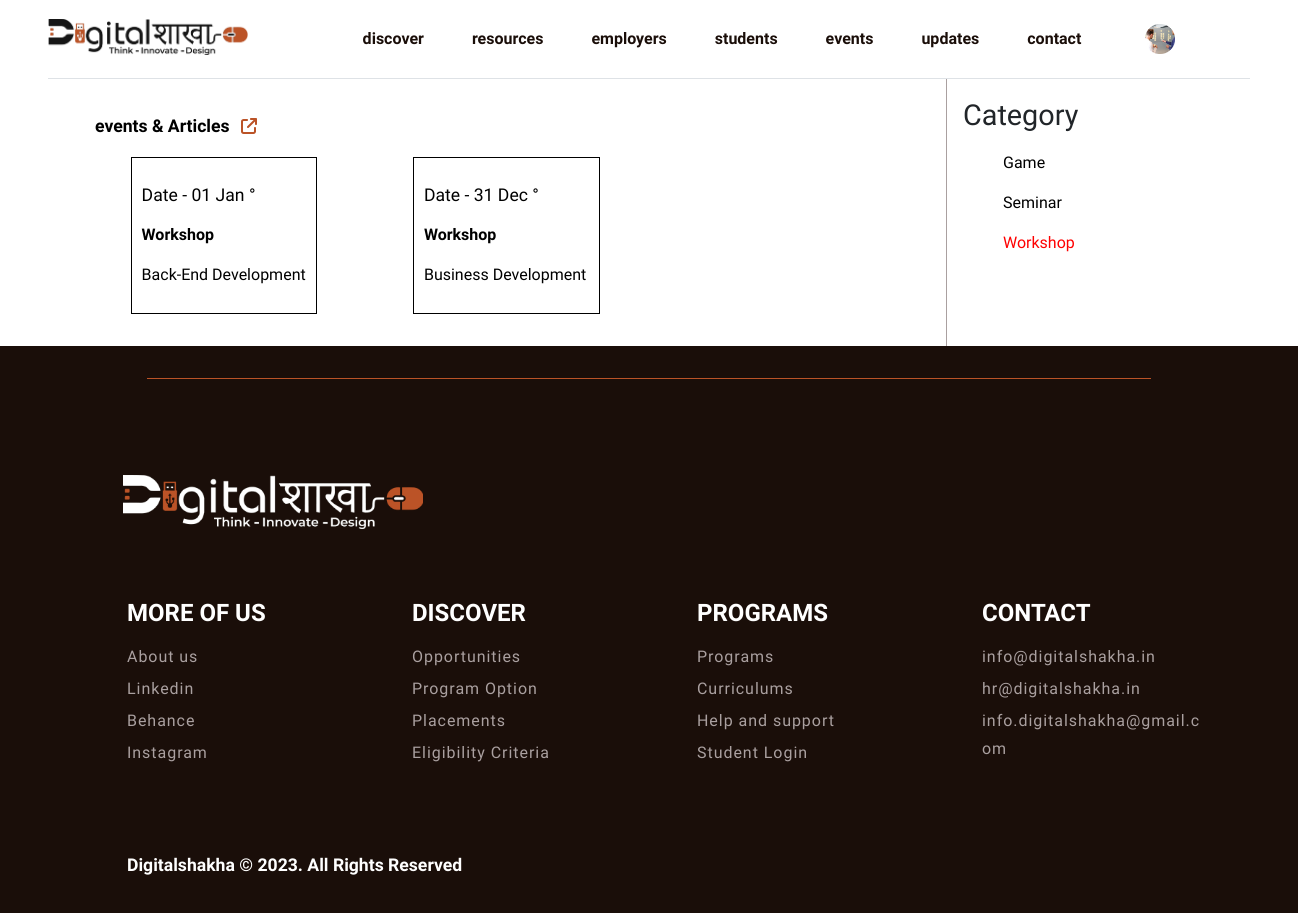
/event_category.php?cat_id=3 (signed in), run on the app's committed database.
### tables this page shows
CREATE TABLE `application_tbl` (
  `id` int(11) NOT NULL,
  `registration_id` varchar(100) NOT NULL,
  `name` varchar(100) NOT NULL,
  `last_name` varchar(100) NOT NULL,
  `gender` varchar(20) NOT NULL,
  `dob` date NOT NULL,
  `phone` int(15) NOT NULL,
  `email` varchar(60) NOT NULL,
  `address_1` varchar(200) NOT NULL,
  `address_2` varchar(200) NOT NULL,
  `pin_code` int(10) NOT NULL,
  `city` varchar(100) NOT NULL,
  `state` varchar(100) NOT NULL,
  `country` varchar(100) NOT NULL,
  `collage` varchar(200) NOT NULL,
  `degree` tinyint(4) NOT NULL,
  `course` int(20) DEFAULT NULL,
  `duration` tinyint(4) NOT NULL,
  `know_about_as` int(20) DEFAULT NULL,
  `referral_code` int(100) NOT NULL,
  `profile_photo` varchar(200) NOT NULL,
  `payment_photo` varchar(200) NOT NULL,
  `transaction_id` varchar(100) NOT NULL,
  `payment_status` tinyint(4) NOT NULL DEFAULT 0,
  `status` tinyint(11) NOT NULL DEFAULT 1,
  `created_at` timestamp NOT NULL DEFAULT current_timestamp() ON UPDATE current_timestamp(),
  `updated_at` timestamp NOT NULL DEFAULT current_timestamp() ON UPDATE current_timestamp()
);

CREATE TABLE `event_tbl` (
  `event_id` int(11) NOT NULL,
  `event_category` tinyint(4) NOT NULL,
  `event_title` varchar(100) NOT NULL,
  `event_date` date NOT NULL,
  `event_image` varchar(100) NOT NULL,
  `event_description` text NOT NULL,
  `event_start_time` time NOT NULL,
  `event_end_time` time NOT NULL,
  `event_address` varchar(50) NOT NULL,
  `event_status` tinyint(4) NOT NULL DEFAULT 1,
  `created_at` timestamp NOT NULL DEFAULT current_timestamp(),
  `updated_at` timestamp NOT NULL DEFAULT current_timestamp() ON UPDATE current_timestamp()
);

CREATE TABLE `event_category_tbl` (
  `event_category_id` int(11) NOT NULL,
  `event_category_name` varchar(100) NOT NULL,
  `event_category_status` tinyint(4) NOT NULL DEFAULT 1,
  `created_at` timestamp NOT NULL DEFAULT current_timestamp(),
  `updated_at` timestamp NOT NULL DEFAULT current_timestamp() ON UPDATE current_timestamp()
);

### event_category.php (the view, shortened to what this page needs)
<?php require('./includes/header.php');
require('./admin/config/dbcon.php');
if (isset($_GET['cat_id'])) {
    $id = $_GET['cat_id'];
    $sql = "SELECT * FROM event_category_tbl where event_category_id = '$id'";
    $sql_run = mysqli_query($con, $sql);
    if (mysqli_num_rows($sql_run) > 0) {
        $row = mysqli_fetch_assoc($sql_run);
    }
}
?>
<section class="blog_view_1">
    <div class="container">
        <div class="row">
            <div class="col-md-9">
                <div class="heading">
                    <a href="./events.php">events & Articles<i class="fa-solid fa-arrow-up-right-from-square"></i></a>
                </div>
                <div class="boxes">
                    <div class="row">
                        <?php
                        $sql = "SELECT * FROM event_tbl WHERE event_status = 1 and event_category = '$id' ORDER BY created_at DESC ";
                        $sql_run = mysqli_query($con, $sql);
                        if (mysqli_num_rows($sql_run) > 0) {
                            while ($data = mysqli_fetch_assoc($sql_run)) {
                                $timestamp = strtotime($data['event_date']);
                                $day = date('d', $timestamp);
                                $month = date('M', $timestamp);
                        ?>
                                <div class="col-md-4 px-5 mb-3">
                                    <a href="./event_view.php?event_id=<?= $data['event_id'] ?>">
                                        <div class="event_box" style="border: 1px solid #000; padding:0.6rem;">
                                            <div class="head_text">
                                                <p>Date - <?= $day ?> <?= $month ?> °</p>
                                                <b><?php if ($data['event_category'] == $row['event_category_id']) {
                                                        echo $row['event_category_name'];
                                                    } ?></b>
                                            </div>
                                            <div class="main_text">
                                                <p><?= $data['event_title'] ?></p>
                                            </div>
                                        </div>
                                    </a>
                                </div>
                            <?php
                            }
                        }
                        ?>
                    </div>
                </div>
            </div>
            <div class="col-md-3">
                <div class="category">
                    <h1>Category</h1>
                    <ul>
                        <?php
                        $query = "SELECT * FROM event_category_tbl where event_category_status = 1";
                        $query_run = mysqli_query($con, $query);
                        if (mysqli_num_rows($query_run) > 0) {
                            foreach ($query_run as $data2) {
                        ?>
                                <li><a href="./event_category.php?cat_id=<?= $data2['event_category_id'] ?>" style="<?php if ($row['event_category_id'] == $data2['event_category_id']) {
                                                                                                                        echo "color:red;";
                                                                                                                    } ?>"><?= $data2['event_category_name'] ?></a></li>
                        <?php
                            }
                        }
                        ?>
                    </ul>
                </div>
            </div>
        </div>
    </div>
</section>
<?php
require('./includes/footer.php');
require('./includes/end_html.php');
?>

### includes/header.php (shortened to what this page needs)
<?php
require('./admin/config/dbcon.php');
?>
<!DOCTYPE php>
<head>
    <link rel="stylesheet" href="./bootstrap/css/bootstrap.css">
    <link rel="stylesheet" href="./assets/css/header.css">
    <link rel="stylesheet" href="./assets/css/index.css">
    <link rel="stylesheet" href="./assets/css/footer.css">
    <link rel="stylesheet" href="./assets/css/resources.css">
    <link rel="stylesheet" href="./assets/css/resumebuilding.css">
    <link rel="stylesheet" href="./assets/css/opportunities.css">
    <link rel="stylesheet" href="./assets/css/reset_password.css">
    <link rel="stylesheet" href="./assets/css/register.css">
    <link rel="stylesheet" href="./assets/css/explore_opportunities.css">
    <link rel="stylesheet" href="./assets/css/internship_resources.css">
    <link rel="stylesheet" href="./assets/css/events.css">
    <link rel="stylesheet" href="./assets/css/application.css">
    <link rel="stylesheet" href="./assets/css/blog.css">
    <link rel="stylesheet" href="./assets/css/blog_view.css">
    <link rel="stylesheet" href="./assets/css/news_letter.css">
    <link rel="stylesheet" href="./assets/css/schedule_interview.css">
    <link rel="stylesheet" href="./assets/css/program_option.css">
    <link rel="stylesheet" href="./assets/css/internship_track_0.css">
    <link rel="stylesheet" href="./assets/css/internship_track_1.css">
    <link rel="stylesheet" href="./assets/css/seasonal_placements.css">
    <link rel="stylesheet" href="./assets/css/placement_view.css">
    <link rel="stylesheet" href="./assets/css/eligibility_criteria.css">
    <link rel="stylesheet" href="./assets/css/program_view.css">
    <link rel="stylesheet" href="./assets/css/contact.css">
    <link rel="stylesheet" href="./assets/css/opportunities_view.css">
    <link rel="stylesheet" href="./assets/css/modals.css">
    <link rel="stylesheet" href="./assets/css/cover_letter.css">
    <link rel="stylesheet" href="./assets/css/interview_insights.css">
    <link rel="stylesheet" href="./assets/css/success_stories.css">
    <link rel="stylesheet" href="./assets/css/partner_with_us.css">
    <link rel="stylesheet" href="./assets/css/employee_contact.css">
    <link rel="stylesheet" href="./assets/css/application_success.css">
    <link rel="stylesheet" href="./assets/css/error.css">
    <link rel="stylesheet" href="./assets/css/about.css">
    <link rel="stylesheet" href="./assets/fontawesome-free-6.4.2-web/css/all.css">
    <link rel="stylesheet" href="./assets/splide-4.1.3/dist/css/splide.min.css">
    <link rel="stylesheet" href="./assets/css/preloading/effect.css">
    <link rel="stylesheet" href="./sweetalert2/sweetalert2.min.css">
    <link rel="stylesheet" href="./assets/OwlCarousel2/dist/assets/owl.carousel.css">
    <link rel="stylesheet" href="./assets/OwlCarousel2/dist/assets/owl.theme.default.css">
</head>
<body>
    <header class="header">
        <div class="header-inner">
            <div class="container-fluid px-lg-5">
                <nav class="navbar navbar-expand-lg border-bottom my-navbar main_nav">
                    <a class="navbar-brand" href="index.php">
                        <img src="./assets/images/digital_logo.png" class="logo1">
                    </a>
                    <div class="collapse navbar-collapse navbar_mobile" id="navbarSupportedContent">
                        <ul class="navbar-nav m-auto ps-3">
                            <li class="nav-item drop-list">
                                <a class="nav-link nav-after-effect hover-link" href="./index.php" id="header_link_home">
                                    discover
                                </a>
                            </li>
                            <li class="nav-item drop-list">
                                <a class="nav-link nav-after-effect hover-link" href="./resources.php" id="">resources</a>
                            </li>
                            <li class="nav-item drop-list">
                                <a class="nav-link nav-after-effect hover-link" href="#!" id="">employers</a>
                            </li>
                            <li class="nav-item drop-list">
                                <a class="nav-link hover-link nav-after-effect" href="#!" id="">students</a>
                            </li>
                            <li class="nav-item drop-list">
                                <a class="nav-link nav-after-effect hover-link" href="#!" id="">events</a>
                            </li>
                            <li class="nav-item drop-list">
                                <a class="nav-link nav-after-effect hover-link" href="#!" id="">updates</a>
                            </li>
                            <li class="nav-item list-group-item">
                                <a class="nav-link nav-after-effect" href="./contact.php" id="">
                                    contact
                                </a>
                            </li>
                            <li class="nav-item list-group-item padding2">
                                <?php
                                if (!isset($_SESSION['std_auth']) || !$_SESSION['std_auth'] && !isset($_SESSION['std_auth_user']['user_name']) || !$_SESSION['std_auth_user']['user_name']) {
                                ?>
                                    <div class="btns">
                                        <a class="login_popup">Login</a>
                                        <span>|</span>
                                        <a class="signup_popup">Signup</a>
                                    </div>
                                    <?php
                                } else {
                                    $email = $_SESSION['std_auth_user']['user_email'];
                                    $sql = "SELECT * FROM application_tbl WHERE email = '$email'";
                                    $sql_run = mysqli_query($con, $sql);
                                    if (mysqli_num_rows($sql_run) > 0) {
                                        $show_profile = mysqli_fetch_assoc($sql_run);
                                    ?>
                                        <div class="btns">
                                            <form class="std_log_out">
                                                <div class="drop-list">
                                                    <?php
                                                    if ($show_profile['profile_photo'] != '') {
                                                        echo "<a href='#!' class='hover-link'><img class='profile_img' src='./admin/student_application_photo/" . $show_profile['profile_photo'] . "'></a>
                                                                ";
                                                    } else {
                                                        echo "<a href='#!' class='hover-link'><img class='profile_img' src='./assets/images/logout_icon.svg'></a>
                                                                ";
                                                    }
                                                    ?>
                                                </div>
                                            </form>
                                        </div>
                                <?php
                                    }
                                }
                                ?>
                            </li>
                        </ul>
                    </div>
                </nav>
            </div>
        </div>
    </header>

### assets/css/header.css (style rules this page uses)
body { font-family: 'Urbanist', sans-serif; }
@media only screen and (min-width:1200px) { .nav-item>.nav-link { padding: 5px 20px !important; display: block !important; } }
.header .profile_img { width: 30px; aspect-ratio: 1/1; }
.header { position: relative; width: 100%; z-index: 99; }
.header .navbar-brand img { max-width: 200px; margin: -3px 0px 0px 0px; }
.header-inner { width: 100%; z-index: 999; }
.padding2 { padding-left: 1.5rem; }
.nav-item .nav-link { display: inline-block; line-height: 36px; font-size: 16px; font-weight: 600; color: #1A0E09; transition: 0.15s ease; padding: 0.8rem 1.5rem !important; }
.nav-item { position: relative; }
.nav-item .nav-after-effect::after { content: ''; margin: auto; transition: 0.5s; position: absolute; right: 3%; top: 31px; transform: translate(-50%, -50%); height: 10px; border-radius: 50%; background-color: #BB5327; width: 0; }
.nav-item .btns { display: flex; width: 100%; height: 100%; align-items: center; }
.nav-item .btns a { margin: 0; display: inline-block; font-size: 18px; font-weight: 600; color: #BB5327; transition: 0.15s ease; padding: 0.8rem 1rem !important; cursor: pointer; }
.drop-list { position: relative; }
.drop-list>a img { position: relative; width: 33px; aspect-ratio: 1/1; }
.drop-list .hover-link { position: relative; }

### assets/css/blog_view.css (style rules this page uses)
.blog_view_1 { padding: 0rem 4rem 0rem 4rem; }
.blog_view_1 .heading { padding: 1rem 0 }
.blog_view_1 .heading a { text-decoration: none; font-size: 1.1rem; line-height: 30px; font-weight: 600; color: #000; }
.blog_view_1 .heading a svg { color: #BB5327; margin-left: 0.7rem; font-size: 1rem; }
.blog_view_1 .col-md-9 { padding: 1rem; }
.blog_view_1 .col-md-9 .head_text { padding: 1rem 0; }
.blog_view_1 .col-md-9 .head_text p { font-size: 1.1rem; font-weight: 500; line-height: 24px; }
.blog_view_1 .col-md-3 .category { border-left: 1px solid #AAA0A0; padding: 1rem; width: 100%; height: 100%; }
.blog_view_1 .col-md-3 .category h1 { font-size: 1.8rem; font-weight: 500; line-height: 40px; }
.blog_view_1 .col-md-3 .category ul { list-style: none; }
.blog_view_1 .col-md-3 .category ul li { padding: 0.5rem; }
.blog_view_1 .col-md-3 .category ul li a { text-decoration: none; color: #000; font-size: 1rem; line-height: 24px; }
.blog_view_1 .boxes { position: relative; }
.blog_view_1 .boxes a { text-decoration: none; color: #000; }

### data on the page
application_tbl: profile_photo (picture)
event_tbl: event_date "01", event_date "Jan", event_title "Back-End Development"
event_category_tbl: event_category_name "Workshop"
event_tbl: event_date "31", event_date "Dec", event_title "Business Development"
event_category_tbl: event_category_name "Game"
event_category_tbl: event_category_name "Seminar"
